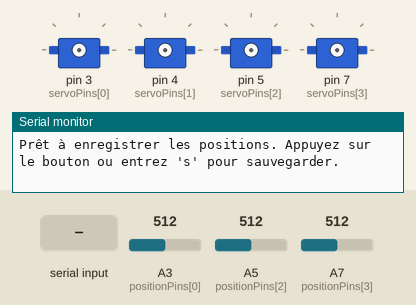
Simulated run of this sketch. Board: Arduino Nano, built with avr-gcc and run on an emulated ATmega328P. Parts: 4 × servo, the last lines printed to the serial monitor. The inputs (shaded band) are chosen by the test bench; at power-on: A3 (positionPins[0]) = 512, A5 (positionPins[2]) = 512, A7 (positionPins[3]) = 512.

Above: at 3.2 s.
3.3 s: "p" received over Serial
4.8 s: "s" received over Serial
6.3 s: "p" received over Serial
At 6.6 s:
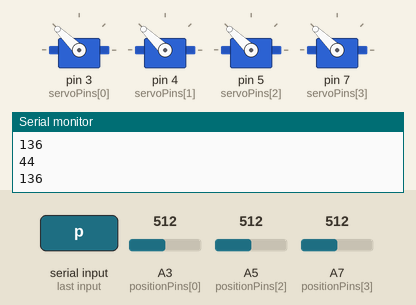
Timing chart, 0 to 9.3 s (numbered marks = the images above; inputs shaded):
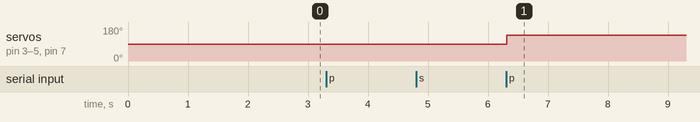

Measured:
- after the input at 6.3 s, servo on pin 3 (servoPins[0]), servo on pin 4 (servoPins[1]), servo on pin 5 (servoPins[2]), servo on pin 7 (servoPins[3]): 90° → 136° at once

The sketch:

test_mouvement_robot.ino
```cpp
#include <Servo.h>

/*

CHANGER EN FONCTION DU NOMBRE DE SERVOS

*/

const int maxSpeedDelay = 100;    // Vitesse maximale (délai minimal entre pas) !!!!!! vitesse max 35 ne pas mettre en dessous !!!!!!! c'est dangereux
const float accelerationStep = 0.000001;

const int NUM_SERVOS = 4;
Servo servos[NUM_SERVOS];


const int servoPins[NUM_SERVOS] = {3, 4, 5, 7};
const int positionPins[NUM_SERVOS] = {A3, A4, A5, A7};

int centre = 90;
int recordedPositions[10][NUM_SERVOS];
int numRecorded = 0;


const int servoDelay = 500;

int readServoFeedback(int feedbackPin) {
  return map(analogRead(feedbackPin), 51, 661, 0, 180);
}

void moveServosSyncWithAcceleration(Servo &servoA, Servo &servoB, int startAngle, int targetAngle, int maxSpeedDelay, int accelerationStep) {
  int step = (startAngle < targetAngle) ? 1 : -1;
  int stepDelay = maxSpeedDelay;
  int acceleration = accelerationStep;
  int angle1;
  int angle2;
  angle1  = 180-startAngle;
  angle2 = 0 + startAngle;

  Serial.println(angle1);
  Serial.println(angle2);


  servoA.write(angle1);
  servoB.write(angle2);

  for (int angle = startAngle; angle != targetAngle; angle += step) {
    servoA.write(angle1-step);
    servoB.write(angle2+step);
    delay(stepDelay);

    // if (stepDelay > maxSpeedDelay / 2) {
    //   stepDelay -= acceleration;
    // } else if (abs(targetAngle - angle) < 20) {
    //   stepDelay += acceleration;
    // }

    // stepDelay = constrain(stepDelay, 2, maxSpeedDelay);
  }

  servoA.write(targetAngle);
  servoB.write(targetAngle);
}

void moveServoWithAcceleration(Servo &servo, int startAngle, int targetAngle, int maxSpeedDelay, int accelerationStep) {
  int step = (startAngle < targetAngle) ? 1 : -1; // Détermine la direction du mouvement
  int stepDelay = maxSpeedDelay;                 // Délai actuel entre les pas (commence lentement)
  int acceleration = accelerationStep;           // Valeur pour ajuster l'accélération

  // Boucle pour déplacer progressivement le servo
  for (int angle = startAngle; angle != targetAngle; angle += step) {
    servo.write(angle);
    delay(stepDelay); // Contrôle la vitesse avec le délai

    // // Ajustement du délai pour simuler l'accélération/décélération
    // if (stepDelay > maxSpeedDelay / 2) {
    //   stepDelay -= acceleration; // Accélération (réduction du délai)
    // } else if (abs(targetAngle - angle) < 20) {
    //   stepDelay += acceleration; // Décélération à l'approche de la cible
    // }

    // stepDelay = constrain(stepDelay, 2, maxSpeedDelay); // Limite les valeurs de stepDelay
  }

  servo.write(targetAngle); // Assure d'arriver précisément à l'angle cible
}

void setup() {
  Serial.begin(9600);

/*
  for (int i = 0; i < NUM_SERVOS; i++) {


  }*/
  delay(2000);

  Serial.println("Prêt à enregistrer les positions. Appuyez sur le bouton ou entrez 's' pour sauvegarder.");
}


void saveServoPositions() {
  if (numRecorded < 10) {
    Serial.print("Enregistrement de la position : ");
    for (int i = 0; i < NUM_SERVOS; i++) {

      int positionValue = analogRead(positionPins[i]);
      recordedPositions[numRecorded][i] = map(positionValue, 51, 661, 0, 180);
      Serial.print(recordedPositions[numRecorded][i]);
      Serial.print(" ");
    }
    Serial.println();
    numRecorded++;
  } else {
    Serial.println("Mémoire pleine ! Supprimez des positions pour en ajouter.");
  }
}


void playRecordedPositions() {
  Serial.println("Relecture des positions enregistrées...");
  for (int i = 0; i < numRecorded; i++) {
    Serial.print("Position ");
    Serial.print(i + 1);
    Serial.print(": ");

    /*
    moveServosSyncWithAcceleration(servos[0], servos[1], readServoFeedback(A3), recordedPositions[i][0], maxSpeedDelay, accelerationStep);
    moveServosSyncWithAcceleration(servos[2], servos[3], readServoFeedback(A5), recordedPositions[i][2], maxSpeedDelay, accelerationStep);
    moveServoWithAcceleration(servos[4], readServoFeedback(A7),recordedPositions[i][4],maxSpeedDelay, accelerationStep);
    */
    moveServosSyncWithAcceleration(servos[0], servos[1], readServoFeedback(A3), recordedPositions[i][0], maxSpeedDelay, accelerationStep);
    moveServosSyncWithAcceleration(servos[2], servos[3], readServoFeedback(A5), recordedPositions[i][2], maxSpeedDelay, accelerationStep);
    moveServoWithAcceleration(servos[4], readServoFeedback(A7),recordedPositions[i][4],maxSpeedDelay, accelerationStep);
    //moveServoWithAcceleration(servos[5], readServoFeedback(A8),recordedPositions[i][5],maxSpeedDelay, accelerationStep);


    Serial.println();
    delay(servoDelay);
  }
  Serial.println("Relecture terminée.");
}

void loop() {


  if (Serial.available() > 0) {
    char command = Serial.read();

    if (command == 's') {
      saveServoPositions();
    } else if (command == 'p') {
      for(int i=0; i< NUM_SERVOS;i++)
      {
        servos[i].attach(servoPins[i]);
        servos[i].write(centre);
      }
      playRecordedPositions();
    }
  }
}
```
